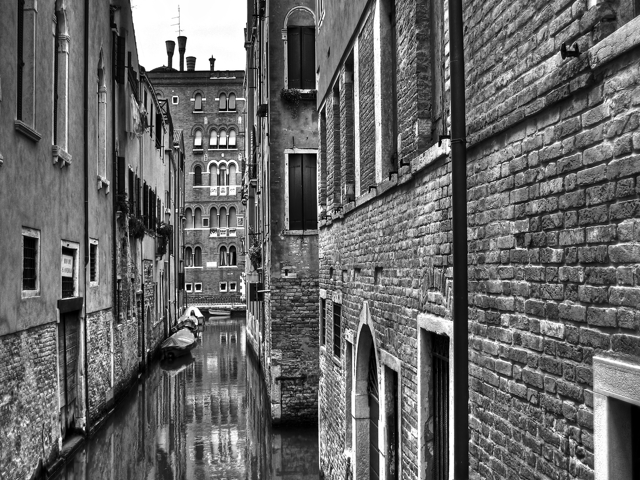
%> input picture lab1/src/material/venice1_edges.png, 640 x 480 px
$ octave part1_Venice.m   (GNU Octave 9; MATLAB toolbox functions it lacks are replaced by stand-ins)
%> lines starting %> are read from the running program, lines starting %| are printed output that depends on the picture; in (x1, y1, x2, y2) boxes, pixels count from 0 and x2, y2 are one past the last pixel; in counts of white or black regions, pixels touching at a corner belong together; the program's own positions count from 1
### lab1/src/EdgeDetect.m
function [ output ] = EdgeDetect( image, sigma, theta_Edge, LaplacType  )
%EdgeDetect Summary of this function goes here
%   Detailed explanation goes here

%% 1.2.1-2

n = 2 * ceil(3 * sigma) + 1;
B = strel('diamond', 1);
G = fspecial('gaussian', n, sigma);
I_sigma = imfilter(image, G, 'symmetric');

if strcmp(LaplacType, 'linear')
    % linear
    h = fspecial('log', n, sigma);
    L = imfilter(image, h, 'symmetric');
else
    % non - linear
    L = imdilate(I_sigma, B) + imerode(I_sigma, B) - 2 * I_sigma;
end

%% 1.2.3
X = (L >= 0);
figure()
imshow(X);
Y = imdilate(X, B) - imerode(X, B);
figure()
imshow(Y);
%% 1.2.4
grad = gradient(I_sigma);
max_grad = max(grad(:));
output = (Y == 1) & (abs(grad) > theta_Edge * max_grad );

### lab1/src/criterion.m
function [ C ] = criterion( D , T )
%UNTITLED5 Summary of this function goes here
%   Detailed explanation goes here
temp = D & T;
PrT_D = sum(temp(:)) / sum(T(:));
PrD_T = sum(temp(:)) / sum(D(:));

C = (PrT_D + PrD_T) / 2;
end

### lab1/src/part1_Venice.m
clc;
clear all;
close all;
%% 1.1.1
% initialize input
I_0 = imread('material/venice1_edges.png');
%> I_0 is the input picture: size 480x640 uint8; min 0, max 255, mean 103.4
% I_0 = rgb2gray(imread('material/Sketch.png'));
figure(1);
title('Original Image');
imshow(I_0);

I_20_int = im2double(I_0);


%% 1.1.2
% [8 lines of commented-out code are left out]

%% 1.2
% The section 1.2 is implemented in the function "EdgeDetect"
sigma = 4; theta_edge = 0.4;

D_linear = EdgeDetect(I_20_int, sigma, theta_edge, 'linear');
%> in EdgeDetect, `X = (L >= 0);`:
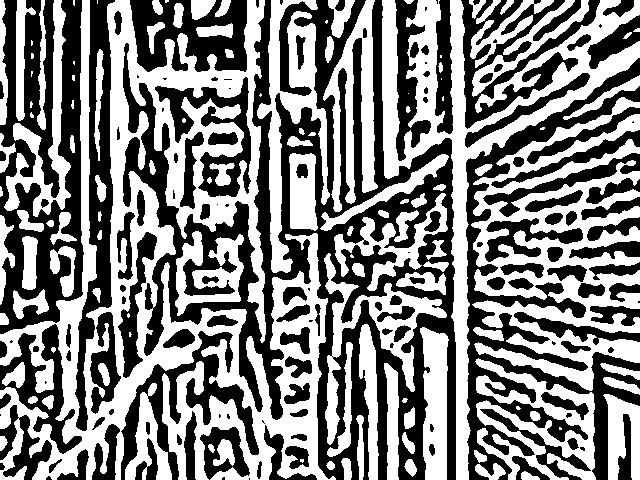
%> X: size 480x640 logical; 51% white; 147 black regions (31 under 20 px), largest, box (x1, y1, x2, y2) and area: (123, 0, 456, 480) 47372, (0, 0, 84, 334) 15906, (466, 58, 640, 480) 15846
%> in EdgeDetect, `Y = imdilate(X, B) - imerode(X, B);`: Y: size 480x640 double; values 0 (black) and 1 (white), 21.9% white in thin lines or dots
%> in EdgeDetect, `grad = gradient(I_sigma);`:
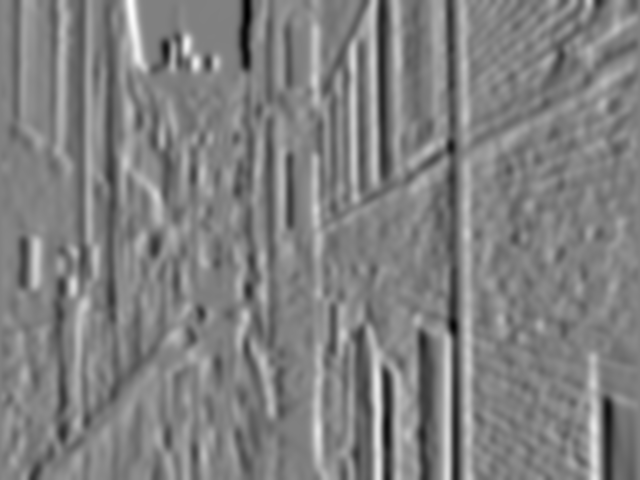
%> grad: size 480x640 double; min -0.0813, max 0.0797, mean -2.33e-05; drawn with min black and max white
%> in EdgeDetect, `max_grad = max(grad(:));`: max_grad = 0.0797
%> in EdgeDetect, `output = (Y == 1) & (abs(grad) > theta_Edge * max_grad );`: output: size 480x640 logical; 2.4% white in thin lines or dots
figure()
imshow(D_linear);
% title('Linear');

set(gcf,'color','w');
temp = getframe(gcf);
imwrite(temp.cdata, [ 'output/Venice_edges_sigma=',num2str(sigma),'_theta_edge=',strrep(num2str(theta_edge), '.', ','),'.png']);

D_nonlinear = EdgeDetect(I_20_int, sigma, theta_edge, 'non linear');
%> call 2 of EdgeDetect, with sigma = 4, theta_Edge = 0.4, LaplacType = 'non linear'
%> in EdgeDetect (call 2), `L = imdilate(I_sigma, B) + imerode(I_sigma, B) - 2 * I_sigma;`:
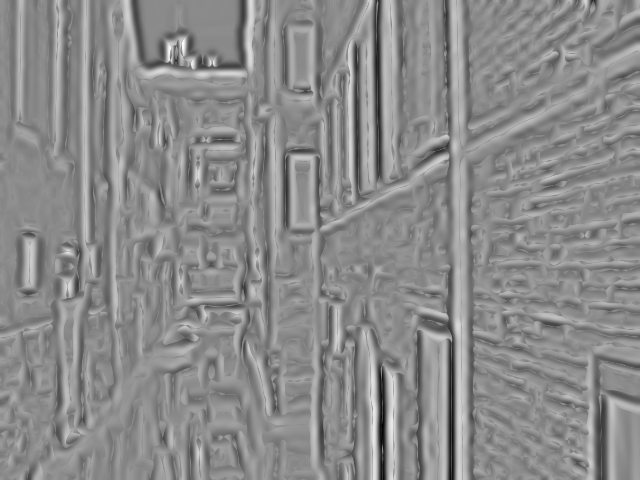
%> L: size 480x640 double; min -0.0229, max 0.0192, mean 5.79e-05; drawn with min black and max white
%> in EdgeDetect (call 2), `X = (L >= 0);`: X: size 480x640 logical; 51.1% white; 415 black regions (299 under 20 px), largest, box (x1, y1, x2, y2) and area: (275, 0, 456, 480) 34950, (93, 0, 311, 480) 24451, (0, 0, 84, 480) 20455
%> in EdgeDetect (call 2), `Y = imdilate(X, B) - imerode(X, B);`:
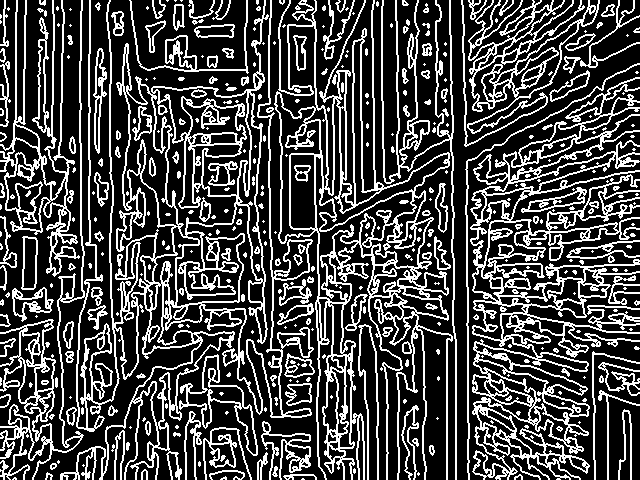
%> Y: size 480x640 double; values 0 (black) and 1 (white), 27.6% white in thin lines or dots
%> in EdgeDetect (call 2), `output = (Y == 1) & (abs(grad) > theta_Edge * max_grad );`: output: size 480x640 logical; 2.4% white in thin lines or dots
figure()
imshow(D_nonlinear);
% title('NON Linear');

set(gcf,'color','w');
temp = getframe(gcf);
imwrite(temp.cdata, [ 'output/Venice_NON_edges_sigma=',num2str(sigma),'_theta_edge=',strrep(num2str(theta_edge), '.', ','),'.png']);
%% 1.3.1
theta_realEdge = 20;
B = strel('diamond', 1);
M = imdilate(I_0, B) - imerode(I_0, B);
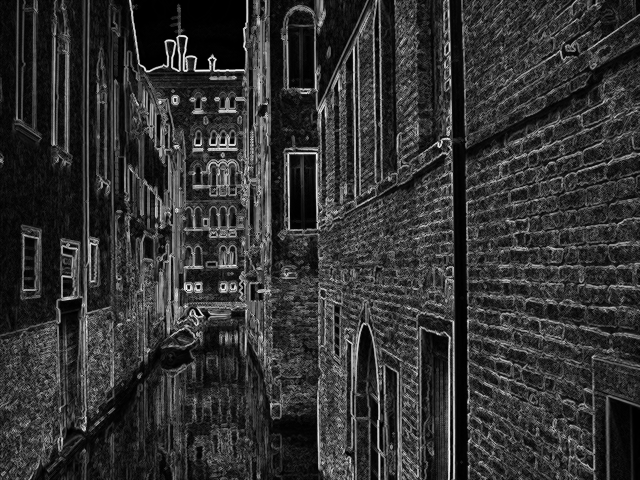
%> M: size 480x640 uint8; min 0, max 254, mean 50.7
T = ( M > theta_realEdge );
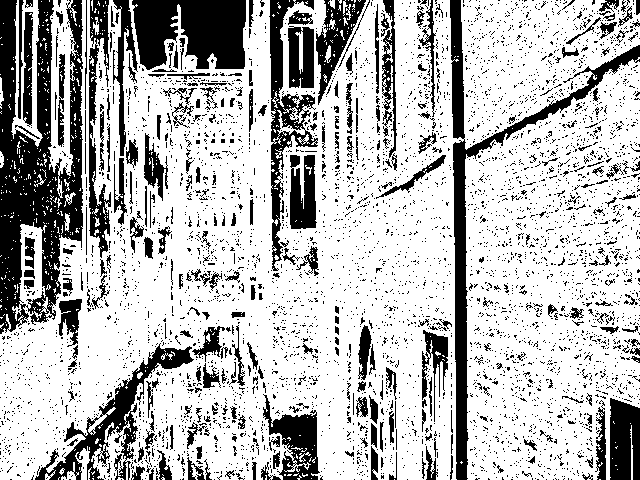
%> T: size 480x640 logical; 72.7% white; 4909 black regions (4609 under 20 px), largest, box (x1, y1, x2, y2) and area: (0, 0, 83, 334) 14876, (450, 0, 640, 480) 7296, (132, 0, 246, 70) 6316
figure()
imshow(T);

%% 1.3.2
C_linear = criterion(D_linear, T);
%> in criterion, `temp = D & T;`: temp: size 480x640 logical; 2% white in thin lines or dots
%> in criterion, `PrT_D = sum(temp(:)) / sum(T(:));`: PrT_D = 0.0278
%> in criterion, `PrD_T = sum(temp(:)) / sum(D(:));`: PrD_T = 0.859
%> in criterion, `C = (PrT_D + PrD_T) / 2;`: C = 0.443
%> C_linear = 0.443
C_nonlinear = criterion(D_nonlinear, T);
%> in criterion (call 2), `temp = D & T;`:
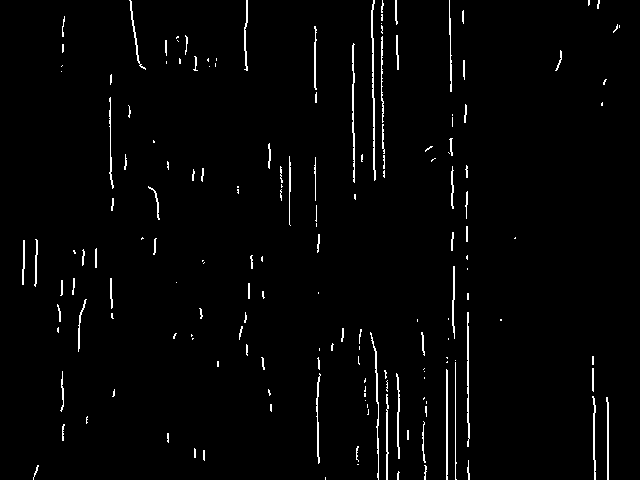
%> temp: size 480x640 logical; 2.1% white in thin lines or dots
%> in criterion (call 2), `PrT_D = sum(temp(:)) / sum(T(:));`: PrT_D = 0.0285
%> in criterion (call 2), `PrD_T = sum(temp(:)) / sum(D(:));`: PrD_T = 0.86
%> in criterion (call 2), `C = (PrT_D + PrD_T) / 2;`: C = 0.445
%> C_nonlinear = 0.445
disp(C_linear)
%| 0.4434
disp(C_nonlinear)
%| 0.4445
